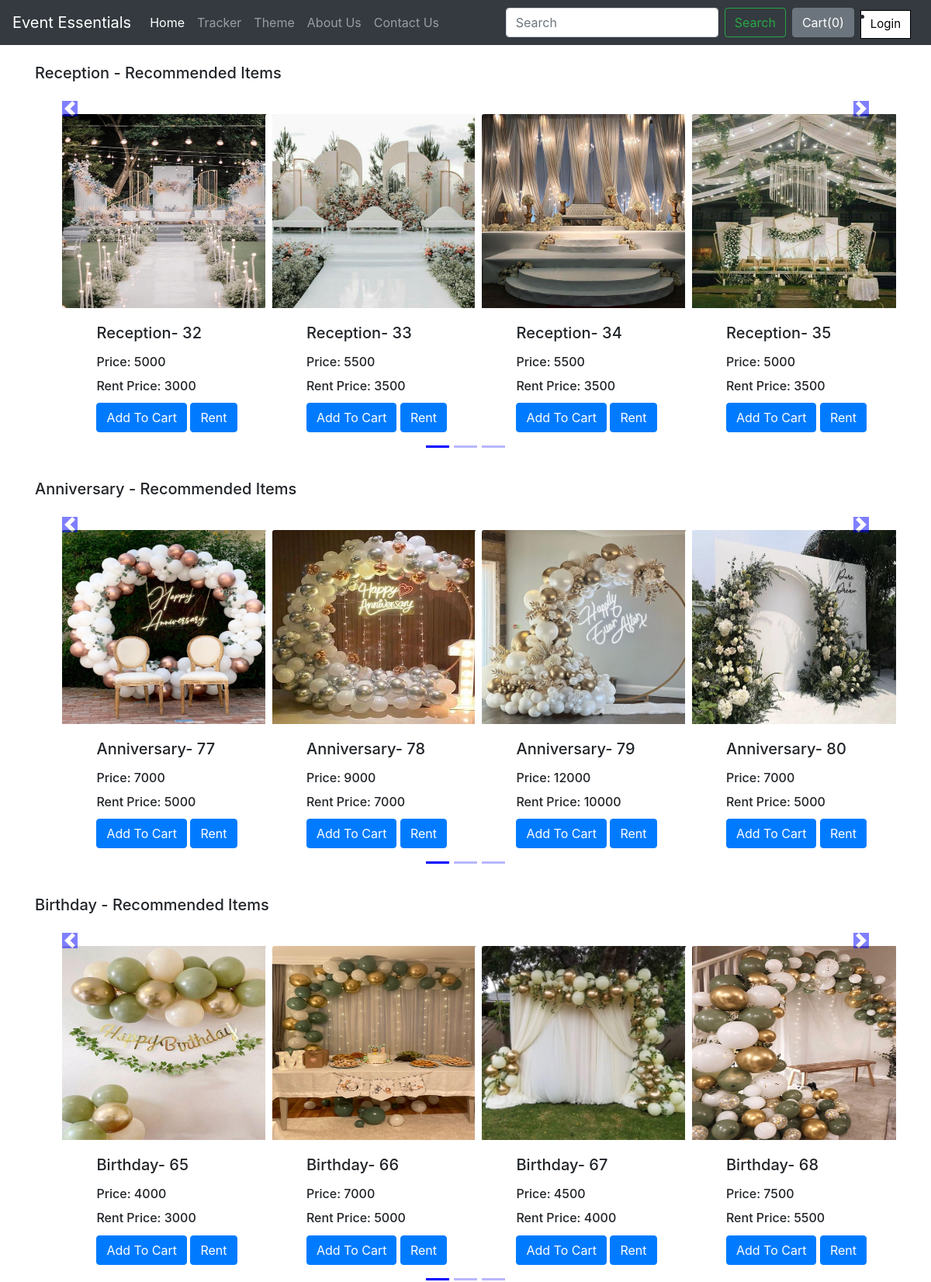
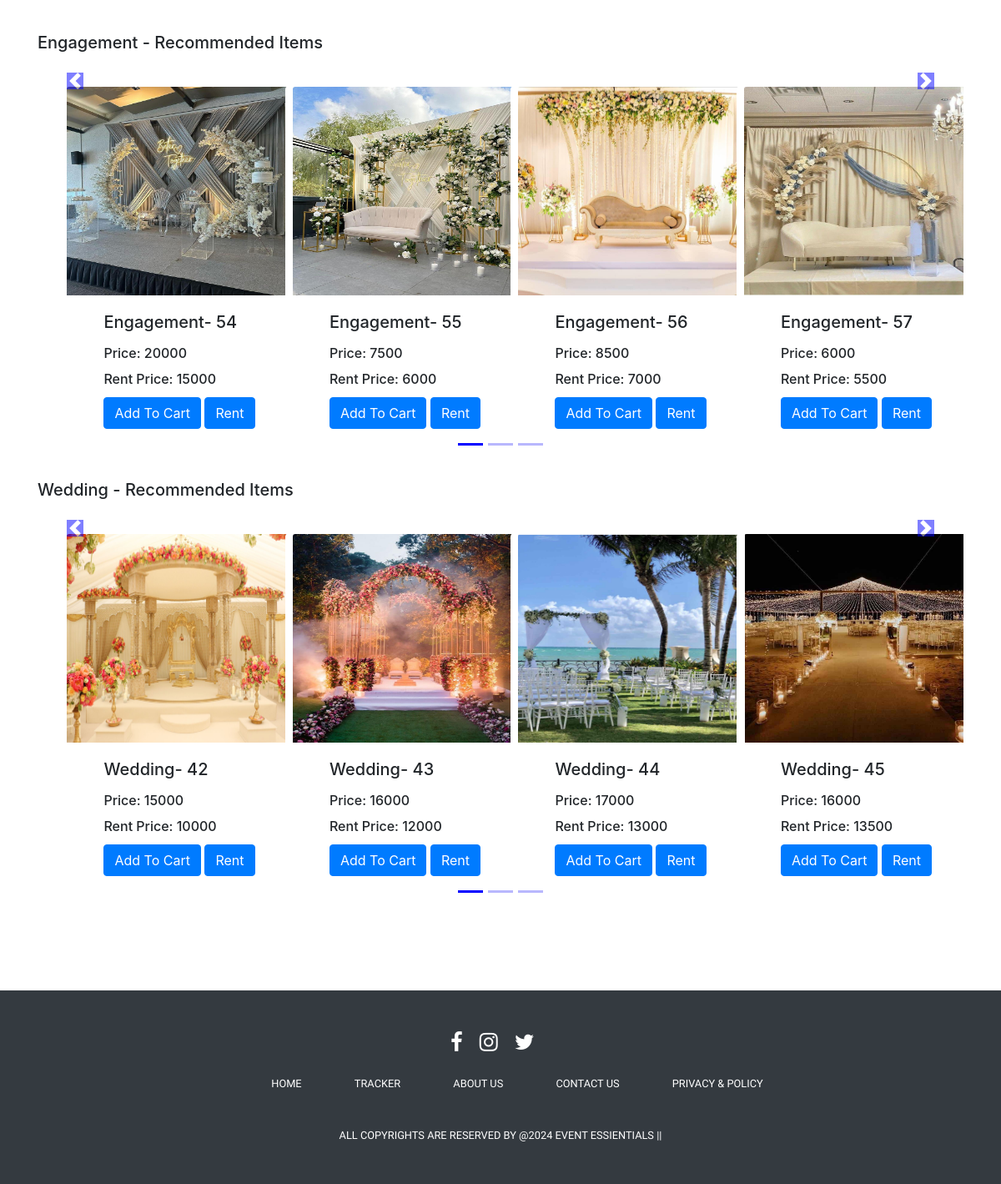
The app's page /shop/ with its own data (2 pictures, top to bottom).
### shop/models.py (models this page shows, shortened)
class Product(models.Model):
    product_id = models.AutoField(primary_key=True)
    product_name = models.CharField(max_length=50)
    category = models.CharField(max_length=50,default="")
    rent_price = models.IntegerField(default=0)
    price = models.IntegerField(default=0)
    pub_date = models.DateField()
    image = models.ImageField(upload_to="shop/images",default="")

### shop/views.py (the view)
# urls.py: path("",views.index,name="ShopHome"),
def index(request):
    allProds = []
    catprods = Product.objects.values('category','product_id')
    cats = {item['category'] for item in catprods}
    for cat in cats:
        prod = Product.objects.filter(category=cat)
        n= len(prod)
        nSlides = n // 4 + ceil((n / 4) - (n // 4))
        allProds.append([prod,range(1,nSlides),nSlides])
    params = {'allProds':allProds}
    return render(request,"shop/index.html", params)

### shop/templates/shop/index.html (shortened to what this page needs)
{% extends 'shop/basic.html' %}
{% block body %}
{% load static %}
<div class="container">
  {% for product, range, nSlides in allProds %}
  <h5 class="my-4">{{product.0.category}} - Recommended Items</h5>
  <div class="row">
      <div id="demo{{forloop.counter}}" class="col carousel slide my-3" data-ride="carousel">
          <ul class="carousel-indicators">
              <li data-target="#demo{{forloop.counter}}" data-slide-to="0" class="active"></li>
              {% for i in range %}
              <li data-target="#demo{{forloop.parentloop.counter}}" data-slide-to="{{i}}"></li>
              {% endfor %}
          </ul>
          <div class="container carousel-inner no-padding">
              <div class="carousel-item active">
                  {% for i in product %}
                  <div class="col-xs-3 col-sm-3 col-md-3">
                      <div class="card align-items-center" style="width: 18rem;">
                        <img src='/media/{{i.image}}'  class="card-img-top" ></a>
                          <div class="card-body">
                              <h5 class="card-title" id="namepr{{i.product_id}}">{{i.product_name}}- {{i.product_id}}</h5>
                              <h6 class="card-title" >Price: <span id="pricepr{{i.product_id}}">{{i.price}} </span></h6>
                              <h6 class="card-title" >Rent Price: <span id="rentpricepr{{i.product_id}}">{{i.rent_price}} </span></h6>
                              <span id="divpr{{i.product_id}}" class="divpr">
                                  <button id="pr{{i.product_id}}" class="btn btn-primary cart">Add To Cart</button> </span>
                                  <a href="/shop/rent"><button  class="btn btn-primary rent">Rent</button></a>
                          </div>
                      </div>
                  </div>
                  {% if forloop.counter|divisibleby:4 and forloop.counter > 0 and not forloop.last %}
              </div>
                  {% endif %}
                  {% endfor %}
          </div>
      </div>
      <a class="carousel-control-prev" href="#demo{{forloop.counter}}" data-slide="prev">
          <span class="carousel-control-prev-icon"></span>
      </a>
      <a class="carousel-control-next" href="#demo{{forloop.counter}}" data-slide="next">
          <span class="carousel-control-next-icon"></span>
      </a>
  </div>
  {% endfor %}
</div>
{% endblock %}

### shop/templates/shop/basic.html (shortened to what this page needs)
<!doctype html>
<html lang="en">
<head>
    <link rel="stylesheet" href="https://stackpath.bootstrapcdn.com/bootstrap/4.2.1/css/bootstrap.min.css">
</head>
<body>
<nav class="navbar navbar-expand-lg navbar-dark bg-dark">
    <a class="navbar-brand" href="/shop">Event Essentials</a>
    <div class="collapse navbar-collapse" id="navbarSupportedContent">
        <ul class="navbar-nav mr-auto">
            <li class="nav-item active">
                <a class="nav-link" href="/shop">Home <span class="sr-only">(current)</span></a>
            </li>
            <li class="nav-item">
                <a class="nav-link" href="/shop/tracker">Tracker</a>
              </li>
              <li class="nav-item">
                  <a class="nav-link" href="/shop/theme">Theme</a>
              </li>
            <li class="nav-item">
                <a class="nav-link" href="/shop/about">About Us</a>
            </li>
            <li class="nav-item">
                <a class="nav-link" href="/shop/contact">Contact Us</a>
            </li>
        </ul>
        <form method='get' action='/shop/search/' class="form-inline my-2 my-lg-0 mr-2">
            <input class="form-control mr-sm-2" type="search" placeholder="Search" aria-label="Search" name="search" id="search">
            <button class="btn btn-outline-success my-2 my-sm-0" type="submit">Search</button>
        </form>
        <button type="button" class="btn btn-secondary mr-2" id="popcart" data-container="body" data-toggle="popover" data-placement="bottom" data-html="true" data-content="Vivamus sagittis lacus vel augue laoreet rutrum faucibus.">
            Cart(<span id="cart">0</span>)
        </button>
        {% if request.session.username %}
        <li class="nav-item" style="margin-right: 10px;">
            <a class="nav-link" style="color: black; font-size: 15px; border: 1px solid black; background-color: white; padding: 6px 12px; margin: -19px 0px 0px 0px">{{ request.session.username }}</a>
        </li>
        <li class="nav-item" style="margin-right: 10px;">
            <a class="nav-link" href="{% url 'logout' %}" style="color: black; font-size: 15px; border: 1px solid black; background-color: white; padding: 6px 12px; margin: -19px 0px 0px 0px">Logout</a>
        </li>
        {% else %}
        <li class="nav-item" style="margin-right: 10px;">
            <a class="nav-link" href="{% url 'LoginPage' %}" style="color: black; font-size: 15px; border: 1px solid black; background-color: white; padding: 6px 12px; margin: -19px 0px 0px 0px">Login</a>
        </li>
        {% endif %}
    </div>
</nav>
{% block body %}{% endblock %}
{% block footer %}
<link rel="stylesheet" href="https://cdnjs.cloudflare.com/ajax/libs/font-awesome/4.7.0/css/font-awesome.min.css">
</head>
<body>
<footer>
    <div class="footer">
        <div class="row">
            <a href="https://www.facebook.com/ebook.coms" style="margin-right: 20px;"><i class="fa fa-facebook"></i></a>
            <a href="https://www.instagram.com/" style="margin-right: 20px;"><i class="fa fa-instagram"></i></a>
            <a href="https://twitter.coms" style="margin-right: 20px;"><i class="fa fa-twitter"></i></a>
        </div>
        <div class="row">
            <ul>
                <li><a href="/shop">HOME</a></li>
                <li><a href="/shop/tracker">TRACKER</a></li>
                <li><a href="/shop/about">ABOUT US</a></li>
                <li><a href="/shop/contact">CONTACT US</a></li>
                <li><a href="/shop/privacypolicy">PRIVACY & POLICY</a></li>
            </ul>
        </div>
        <div class="row">
            ALL COPYRIGHTS ARE RESERVED BY @2024 EVENT ESSIENTIALS ||
        </div>
    </div>
</footer>
{% endblock %}
</body>
</html>

### shop/templates/shop/basic.html (style rules this page uses)
body { margin: 0; overflow-x: hidden; }
.footer { margin-top:100px ; background: rgb(52, 58, 64); padding: 30px 0px; font-family: 'Play', sans-serif; text-align: center; }
.footer .row { width: 100%; margin: 1% 0%; padding: 0.6% 0%; color: white; font-size: 0.8em; justify-content: center; }
.footer .row a { text-decoration: none; color: white; transition: 0.5s; }
.footer .row ul { width: 100%; }
.footer .row ul li { display: inline-block; margin: 0px 30px; }
.footer .row a i { font-size: 2em; margin: 0% 1%; }

### records on screen
Product: category "Reception", image (picture), product_name "Reception", product_id "32", price "5000", rent_price "3000"
Product: image (picture), product_name "Reception", product_id "33", price "5500", rent_price "3500"
Product: image (picture), product_name "Reception", product_id "34", price "5500", rent_price "3500"
Product: image (picture), product_name "Reception", product_id "35", price "5000", rent_price "3500"
Product: category "Anniversary", image (picture), product_name "Anniversary", product_id "77", price "7000", rent_price "5000"
Product: image (picture), product_name "Anniversary", product_id "78", price "9000", rent_price "7000"
Product: image (picture), product_name "Anniversary", product_id "79", price "12000", rent_price "10000"
Product: image (picture), product_name "Anniversary", product_id "80", price "7000", rent_price "5000"
Product: category "Birthday", image (picture), product_name "Birthday", product_id "65", price "4000", rent_price "3000"
Product: image (picture), product_name "Birthday", product_id "66", price "7000", rent_price "5000"
Product: image (picture), product_name "Birthday", product_id "67", price "4500", rent_price "4000"
Product: image (picture), product_name "Birthday", product_id "68", price "7500", rent_price "5500"
Product: category "Engagement", image (picture), product_name "Engagement", product_id "54", price "20000", rent_price "15000"
Product: image (picture), product_name "Engagement", product_id "55", price "7500", rent_price "6000"
Product: image (picture), product_name "Engagement", product_id "56", price "8500", rent_price "7000"
Product: image (picture), product_name "Engagement", product_id "57", price "6000", rent_price "5500"
Product: category "Wedding", image (picture), product_name "Wedding", product_id "42", price "15000", rent_price "10000"
Product: image (picture), product_name "Wedding", product_id "43", price "16000", rent_price "12000"
Product: image (picture), product_name "Wedding", product_id "44", price "17000", rent_price "13000"
Product: image (picture), product_name "Wedding", product_id "45", price "16000", rent_price "13500"
